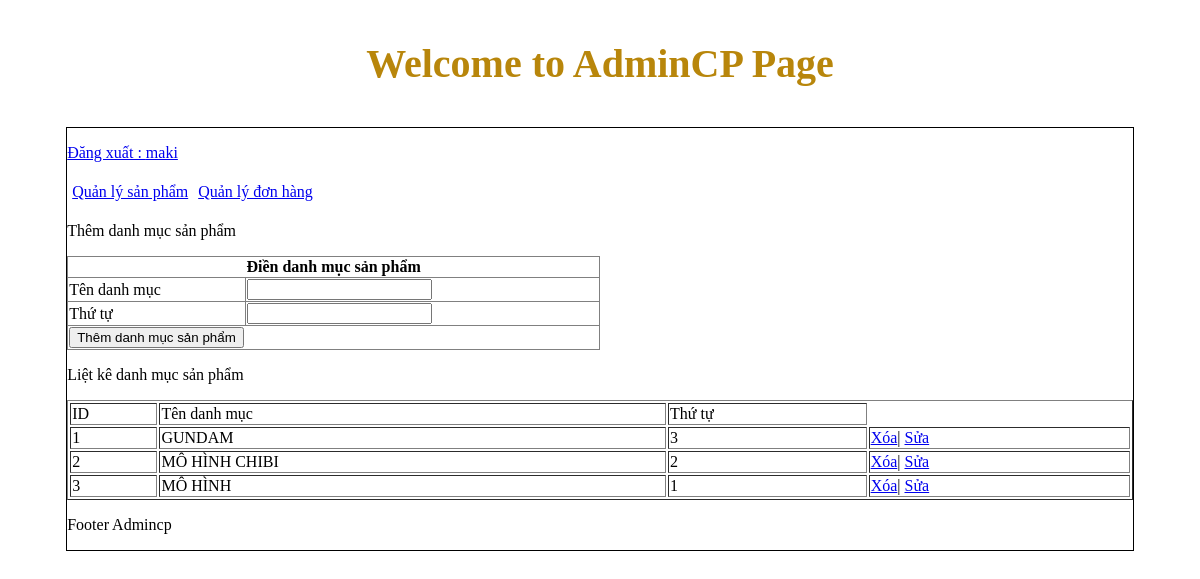
/admincp/index.php?action=quanlydanhmucsanpham&query=them (signed in), run on the app's committed database.
### tables this page shows
CREATE TABLE `tbl_danhmuc` (
  `id_danhmuc` int(11) NOT NULL,
  `tendanhmuc` varchar(100) NOT NULL,
  `thutu` int(11) NOT NULL
);

### admincp/modules/quanlydanhmucsp/lietke.php (the view)
<?php
    $sql_lietke="SELECT * FROM tbl_danhmuc ORDER BY thutu DESC";
    $result_lietke= mysqli_query($connect,$sql_lietke);
?>
<p>Liệt kê danh mục sản phẩm</p>
 <table style="width: 100%;" border="1" style="border-collapse:collapse;">
     <tr>
         <td>ID</td>
         <td>Tên danh mục</td>
         <td>Thứ tự</td>
     </tr>
     <?php
    $i=0;
    while($row=mysqli_fetch_array($result_lietke)){
        $i++;
     ?>
     <tr>
         <td><?php echo $i ?></td>
         <td><?php echo $row['tendanhmuc'] ?></td>
         <td><?php echo $row['thutu']?></td>
         <td>
            <a href="modules/quanlydanhmucsp/xuly.php?iddanhmuc=<?php echo $row['id_danhmuc']?>">Xóa</a>|
             <a href="?action=quanlydanhmucsanpham&query=sua&iddanhmuc=<?php echo $row['id_danhmuc']?>">Sửa</a>
         </td>
     </tr>
     <?php
    }
    ?>
 </table>

### data on the page
tbl_danhmuc: tendanhmuc "GUNDAM", thutu "3"
tbl_danhmuc: tendanhmuc "MÔ HÌNH CHIBI", thutu "2"
tbl_danhmuc: tendanhmuc "MÔ HÌNH", thutu "1"

### other printed values
$_SESSION['dangnhap'] "maki"
